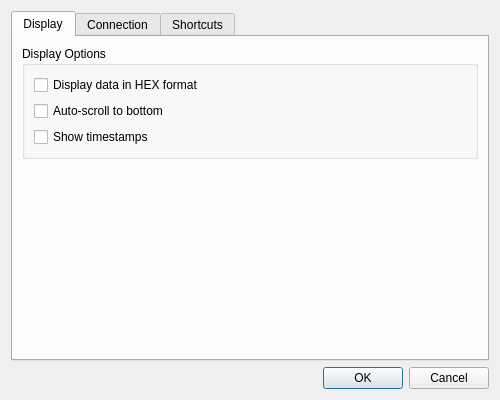
<?xml version="1.0" encoding="UTF-8"?>
<ui version="4.0">
 <class>SettingsDialog</class>
 <widget class="QDialog" name="SettingsDialog">
  <property name="geometry">
   <rect>
    <x>0</x>
    <y>0</y>
    <width>500</width>
    <height>400</height>
   </rect>
  </property>
  <property name="windowTitle">
   <string>Settings</string>
  </property>
  <layout class="QVBoxLayout" name="verticalLayout">
   <item>
    <widget class="QTabWidget" name="tabWidget">
     <property name="currentIndex">
      <number>0</number>
     </property>
     <widget class="QWidget" name="displayTab">
      <attribute name="title">
       <string>Display</string>
      </attribute>
      <layout class="QVBoxLayout" name="displayTabLayout">
       <item>
        <widget class="QGroupBox" name="displayGroup">
         <property name="title">
          <string>Display Options</string>
         </property>
         <layout class="QVBoxLayout" name="displayGroupLayout">
          <item>
           <widget class="QCheckBox" name="hexDisplayCheckBox">
            <property name="toolTip">
             <string>Show received data as hexadecimal values</string>
            </property>
            <property name="text">
             <string>Display data in HEX format</string>
            </property>
           </widget>
          </item>
          <item>
           <widget class="QCheckBox" name="autoScrollCheckBox">
            <property name="toolTip">
             <string>Automatically scroll to the latest received data</string>
            </property>
            <property name="text">
             <string>Auto-scroll to bottom</string>
            </property>
           </widget>
          </item>
          <item>
           <widget class="QCheckBox" name="showTimestampCheckBox">
            <property name="toolTip">
             <string>Display timestamp for each message</string>
            </property>
            <property name="text">
             <string>Show timestamps</string>
            </property>
           </widget>
          </item>
         </layout>
        </widget>
       </item>
       <item>
        <spacer name="verticalSpacer">
         <property name="orientation">
          <enum>Qt::Vertical</enum>
         </property>
         <property name="sizeHint" stdset="0">
          <size>
           <width>20</width>
           <height>40</height>
          </size>
         </property>
        </spacer>
       </item>
      </layout>
     </widget>
     <widget class="QWidget" name="connectionTab">
      <attribute name="title">
       <string>Connection</string>
      </attribute>
      <layout class="QFormLayout" name="connectionTabLayout">
       <item row="0" column="0" colspan="2">
        <widget class="QGroupBox" name="connectionGroup">
         <property name="title">
          <string>Serial Port Configuration</string>
         </property>
         <layout class="QFormLayout" name="connectionGroupLayout">
          <item row="0" column="0">
           <widget class="QLabel" name="dataBitsLabel">
            <property name="text">
             <string>Data Bits:</string>
            </property>
           </widget>
          </item>
          <item row="0" column="1">
           <widget class="QComboBox" name="dataBitsComboBox">
            <property name="currentIndex">
             <number>3</number>
            </property>
            <item>
             <property name="text">
              <string>5</string>
             </property>
            </item>
            <item>
             <property name="text">
              <string>6</string>
             </property>
            </item>
            <item>
             <property name="text">
              <string>7</string>
             </property>
            </item>
            <item>
             <property name="text">
              <string>8</string>
             </property>
            </item>
           </widget>
          </item>
          <item row="1" column="0">
           <widget class="QLabel" name="stopBitsLabel">
            <property name="text">
             <string>Stop Bits:</string>
            </property>
           </widget>
          </item>
          <item row="1" column="1">
           <widget class="QComboBox" name="stopBitsComboBox">
            <item>
             <property name="text">
              <string>1</string>
             </property>
            </item>
            <item>
             <property name="text">
              <string>1.5</string>
             </property>
            </item>
            <item>
             <property name="text">
              <string>2</string>
             </property>
            </item>
           </widget>
          </item>
          <item row="2" column="0">
           <widget class="QLabel" name="parityLabel">
            <property name="text">
             <string>Parity:</string>
            </property>
           </widget>
          </item>
          <item row="2" column="1">
           <widget class="QComboBox" name="parityComboBox">
            <item>
             <property name="text">
              <string>None</string>
             </property>
            </item>
            <item>
             <property name="text">
              <string>Even</string>
             </property>
            </item>
            <item>
             <property name="text">
              <string>Odd</string>
             </property>
            </item>
            <item>
             <property name="text">
              <string>Space</string>
             </property>
            </item>
            <item>
             <property name="text">
              <string>Mark</string>
             </property>
            </item>
           </widget>
          </item>
         </layout>
        </widget>
       </item>
       <item row="1" column="0" colspan="2">
        <widget class="QLabel" name="noteLabel">
         <property name="text">
          <string>&lt;i&gt;Note: These settings will be applied on next connection.&lt;/i&gt;</string>
         </property>
         <property name="wordWrap">
          <bool>true</bool>
         </property>
        </widget>
       </item>
      </layout>
     </widget>
     <widget class="QWidget" name="shortcutsTab">
      <attribute name="title">
       <string>Shortcuts</string>
      </attribute>
      <layout class="QFormLayout" name="shortcutsTabLayout">
       <item row="0" column="0" colspan="2">
        <widget class="QGroupBox" name="shortcutsGroup">
         <property name="title">
          <string>Keyboard Shortcuts</string>
         </property>
         <layout class="QFormLayout" name="shortcutsGroupLayout">
          <item row="0" column="0">
           <widget class="QLabel" name="connectShortcutLabel">
            <property name="text">
             <string>Connect/Disconnect:</string>
            </property>
           </widget>
          </item>
          <item row="0" column="1">
           <widget class="QKeySequenceEdit" name="connectEdit"/>
          </item>
          <item row="1" column="0">
           <widget class="QLabel" name="sendShortcutLabel">
            <property name="text">
             <string>Send Data:</string>
            </property>
           </widget>
          </item>
          <item row="1" column="1">
           <widget class="QKeySequenceEdit" name="sendEdit"/>
          </item>
          <item row="2" column="0">
           <widget class="QLabel" name="clearShortcutLabel">
            <property name="text">
             <string>Clear Output:</string>
            </property>
           </widget>
          </item>
          <item row="2" column="1">
           <widget class="QKeySequenceEdit" name="clearEdit"/>
          </item>
          <item row="3" column="0">
           <widget class="QLabel" name="refreshShortcutLabel">
            <property name="text">
             <string>Refresh Ports:</string>
            </property>
           </widget>
          </item>
          <item row="3" column="1">
           <widget class="QKeySequenceEdit" name="refreshEdit"/>
          </item>
          <item row="4" column="0">
           <widget class="QLabel" name="themeShortcutLabel">
            <property name="text">
             <string>Toggle Dark Mode:</string>
            </property>
           </widget>
          </item>
          <item row="4" column="1">
           <widget class="QKeySequenceEdit" name="themeEdit"/>
          </item>
         </layout>
        </widget>
       </item>
       <item row="1" column="0" colspan="2">
        <widget class="QLabel" name="shortcutNote">
         <property name="text">
          <string>&lt;i&gt;Note: Changes will be applied immediately after clicking OK.&lt;/i&gt;</string>
         </property>
         <property name="wordWrap">
          <bool>true</bool>
         </property>
        </widget>
       </item>
      </layout>
     </widget>
    </widget>
   </item>
   <item>
    <widget class="QDialogButtonBox" name="buttonBox">
     <property name="orientation">
      <enum>Qt::Horizontal</enum>
     </property>
     <property name="standardButtons">
      <set>QDialogButtonBox::Cancel|QDialogButtonBox::Ok</set>
     </property>
    </widget>
   </item>
  </layout>
 </widget>
 <resources/>
 <connections>
  <connection>
   <sender>buttonBox</sender>
   <signal>accepted()</signal>
   <receiver>SettingsDialog</receiver>
   <slot>accept()</slot>
   <hints>
    <hint type="sourcelabel">
     <x>248</x>
     <y>254</y>
    </hint>
    <hint type="destinationlabel">
     <x>157</x>
     <y>274</y>
    </hint>
   </hints>
  </connection>
  <connection>
   <sender>buttonBox</sender>
   <signal>rejected()</signal>
   <receiver>SettingsDialog</receiver>
   <slot>reject()</slot>
   <hints>
    <hint type="sourcelabel">
     <x>316</x>
     <y>260</y>
    </hint>
    <hint type="destinationlabel">
     <x>286</x>
     <y>274</y>
    </hint>
   </hints>
  </connection>
 </connections>
</ui>
